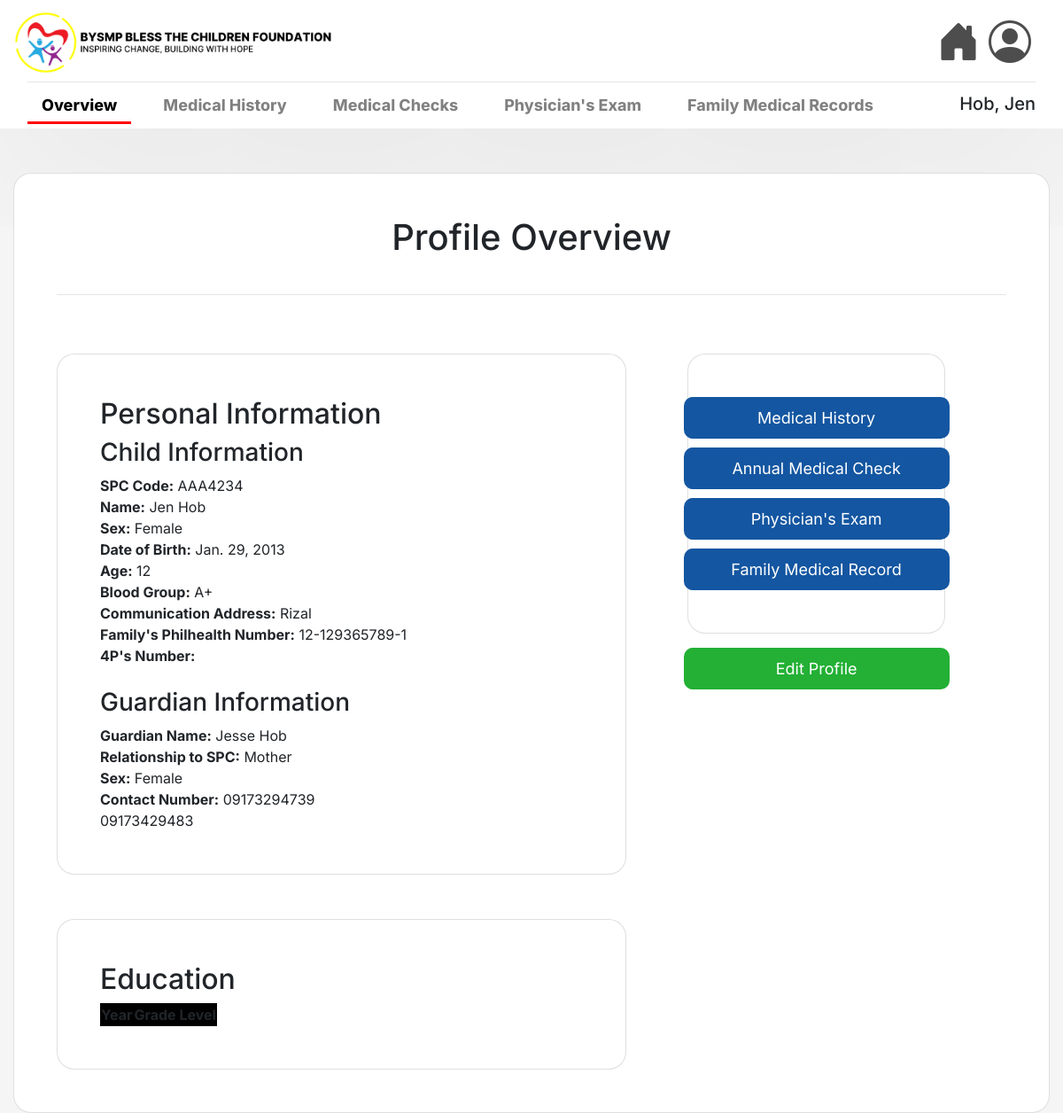
Page /view/16/ on the committed database.
### msys42app/models.py (models this page shows, shortened)
class Child(models.Model):
    code = models.CharField(max_length=7, validators=[RegexValidator(regex=r'^[A-Za-z]{3}\d{4}$')], unique=True, null=False, blank=False)
    lastname = models.CharField(max_length=25, null=False, blank=False)
    firstname = models.CharField(max_length=50, null=False, blank=False)
    middlename = models.CharField(max_length=25, null=True)
    sex = models.CharField(max_length=6, choices=[('Male', 'Male'), ('Female', 'Female')], null=False, blank=False)
    birth = models.DateField(null=False, blank=False)
    blood_group = models.CharField(max_length=3, blank=True, null=True)
    address = models.TextField(max_length=255, null=False, blank=False)
    philhealth_number = models.CharField(max_length=14, validators=[MinLengthValidator(14)], blank=True, null=True)
    fourps_number = models.CharField(max_length=20, blank=True, null=True)
    guardian_lastname = models.CharField(max_length=25, null=False, blank=False)
    guardian_firstname = models.CharField(max_length=50, null=False, blank=False)
    guardian_middlename = models.CharField(max_length=25, null=True, blank=True)
    guardian_relationship = models.CharField(max_length=25, null=False, blank=False)
    guardian_sex = models.CharField(max_length=6, choices=[('Male', 'Male'), ('Female', 'Female')], null=False, blank=False)
    age = models.IntegerField(null=False, blank=False)

class ContactNumber(models.Model):
    child = models.ForeignKey(Child, on_delete=models.CASCADE, related_name="phone_numbers")
    number = models.CharField(max_length=11)

### msys42app/views.py (the view)
# urls.py: path('view/<int:pk>/', views.view_child_profile, name='view_child_profile'),
def view_child_profile(request, pk):
    child = get_object_or_404(Child, pk=pk)
    numbers = ContactNumber.objects.filter(child=child)
    return render(request, 'msys42app/view_cp.html', {'child': child, 'contacts':numbers })

### msys42app/templates/msys42app/view_cp.html
{% extends 'msys42app/base.html' %}
{% load static %}
{% block navbar %}
<hr class="w-100 my-1">
<nav style="display: flex; justify-content: space-between; align-items: flex-end; padding-left: 0; padding: 0; width: 100%; position: sticky;">
    <ul class="child-nav" style="display: flex; gap: 20px; list-style: none; padding: 0; margin: 0;">
        <li class="nav-item">
            <a class="nav-link active" href="{% url 'view_child_profile' pk=child.id %}">
                Overview
            </a>
        </li>
        <li class="nav-item">
            <a class="nav-link" href="{% url 'view_medical_history' child.id %}"> Medical History </a>
        </li>
        <li class="nav-item">
            <a class="nav-link" href="{% url 'annual_medical_check_list' child.id %}">Medical Checks</a>
        </li>
        <li class="nav-item">
            <a class="nav-link" href="{% url 'home_physicians_exam' child.id %}">Physician's Exam</a>
        </li>
        <li class="nav-item">
            <a class="nav-link" href="{% url 'view_family_medicals' child.id%}">Family Medical Records</a>
        </li>
    </ul>
    <h5> {{child.lastname}}, {{child.firstname}} {{child.middlename}} </h5>
</nav>
{% endblock %}
{% block content %}
<div class="container-fluid" style="min-height: 100vh; display: flex; justify-content: center; align-items: top;">
    <div class="card p-5" style="border-radius: 20px; width: 100%; max-width: 1500px;">
        <h1 class="text-center mb-4">Profile Overview</h1>
        <hr>
        <div class="d-flex justify-content-between">
            <div class="card p-5 me-3" style="border-radius: 20px; width: 60%; max-width: 1000px;">
                <h2> Personal Information </h2>
                <h3> Child Information </h3>
                <div class="info">
                    <strong>SPC Code:</strong> {{child.code}}<br>
                    <strong>Name:</strong> {{child.firstname}} {{child.middlename}} {{child.lastname}}<br>
                    <strong>Sex:</strong> {{child.sex}}<br>
                    <strong>Date of Birth:</strong> {{child.birth}}<br>
                    <strong>Age:</strong> {{child.age}}<br>
                    <strong>Blood Group:</strong> {{child.blood_group}}<br>
                    <strong>Communication Address:</strong> {{child.address}}<br>
                    <strong>Family's Philhealth Number:</strong> {{child.philhealth_number}}<br>
                    <strong>4P's Number:</strong> {{child.fourps_number}}<br>
                </div>
                <br>
                <h3> Guardian Information </h3>
                <div class="info">
                    <strong>Guardian Name:</strong> {{child.guardian_firstname}} {{child.guardian_middlename}} {{child.guardian_lastname}}<br>
                    <strong>Relationship to SPC:</strong> {{child.guardian_relationship}}<br>
                    <strong>Sex:</strong> {{child.guardian_sex}}<br>
                    <strong>Contact Number:</strong>
                    {% for number in contacts %}
                     {{number.number}}<br>
                    {% endfor %}
                </div>
            </div>
            <div class="container-fluid d-flex flex-column align-items-center" style="width: 30%;">
                <div class="card p-5" id="health_buttons" style="border-radius: 20px; align-items: center; gap: 10px; height: fit-content;">
                    <a href="{% url 'view_medical_history' child.id %}"  class="button"  style="border-radius: 10px; border-color: #1456A1;
                    background-color: #1456A1; color: white; padding: 10px; font-size: large; width: 300px; text-align: center; display: inline-block; text-decoration: none;">
                    Medical History
                    </a>
                    <a href="{% url 'annual_medical_check_list' child.id %}" class="button" style="border-radius: 10px; border-color: #1456A1;
                    background-color: #1456A1; color: white; padding: 10px; font-size: large; width: 300px; text-align: center; display: inline-block; text-decoration: none;">
                    Annual Medical Check
                    </a>
                    <a href="{% url 'home_physicians_exam' child.id %}" class="button" style="border-radius: 10px; border-color: #1456A1;
                    background-color: #1456A1; color: white; padding: 10px; font-size: large; width: 300px; text-align: center; display: inline-block; text-decoration: none;">
                    Physician's Exam
                    </a>
                    <a href="{% url 'view_family_medicals' child.id%}" class="button" style="border-radius: 10px; border-color: #1456A1;
                    background-color: #1456A1; color: white; padding: 10px; font-size: large; width: 300px; text-align: center; display: inline-block; text-decoration: none;">
                    Family Medical Record
                    </a>
                </div>
                <div class="mt-3">
                    <a href="{% url 'edit_child_profile' pk=child.pk %}"
                       style="border-radius: 10px; border-color: #23B034; background-color: #23B034;
                              color: white; padding: 10px 50px; font-size: large; width: 300px;
                              text-align: center; display: inline-block; text-decoration: none;">
                        Edit Profile
                    </a>
                </div>
            </div>
        </div>
        <div class="card p-5 me-3" style="border-radius: 20px; width: 60%; max-width: 1000px;">
            <h2> Education </h2>
            <div class="educ_info">
                <table>
                    <thead>
                        <tr>
                            <th>Year</th>
                            <th>Grade Level</th>
                        </tr>
                    </thead>
            </div>
        </div>
    </div>
</div>
{% endblock %}

### msys42app/static/style.css (style rules this page uses)
body { background-color: #f5f5f5; }
.card { background-color: white; height: auto; width: 100%; max-width: 800px; margin-top: 50px; border-radius: 20px; padding: 20px; }
table { background-color: black; }

### msys42app/templates/msys42app/base.html (style rules this page uses)
.child-nav .nav-link { position: relative; transition: all 0.3s ease; padding-bottom: 5px; font-weight: 750; font-size: large; color: gray; }
.child-nav .nav-link.active { color: rgb(0, 0, 0) !important; font-weight: 780; }
.child-nav .nav-link::after { content: ''; position: absolute; bottom: -3px; left: 0; width: 100%; height: 3px; background-color: rgba(255, 0, 0, 0.5); transform: scaleX(0); transition: transform 0.3s ease; }
.child-nav .nav-link.active::after { transform: scaleX(1); background-color: red; }
.child-nav .nav-link.active::after { animation: underlineGrow 0.4s ease-out forwards; }

### rows in the picture
Child: lastname "Hob", firstname "Jen", code "AAA4234", sex "Female", birth "Jan. 29, 2013", age "12", blood_group "A+", address "Rizal", philhealth_number "12-129365789-1", guardian_firstname "Jesse", guardian_lastname "Hob", guardian_relationship "Mother", guardian_sex "Female"
ContactNumber: number "09173294739"
ContactNumber: number "09173429483"
